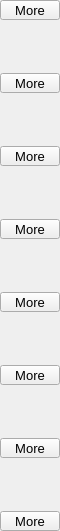
    <widget class="PyDMFrame" name="composite_4">
      <property name="geometry">
        <rect>
          <x>1200</x>
          <y>109</y>
          <width>60</width>
          <height>531</height>
        </rect>
      </property>
      <widget class="PyDMRelatedDisplayButton" name="related_display">
        <property name="geometry">
          <rect>
            <x>0</x>
            <y>0</y>
            <width>60</width>
            <height>20</height>
          </rect>
        </property>
        <property name="toolTip">
          <string>More</string>
        </property>
        <property name="text">
          <string>More</string>
        </property>
        <property name="showIcon" stdset="0">
          <bool>true</bool>
        </property>
        <property name="font" stdset="0">
          <font>
            <pointsize>10</pointsize>
          </font>
        </property>
        <property name="styleSheet">
          <string notr="true">PyDMRelatedDisplayButton#related_display {
  color: rgb(0, 0, 0);
  background-color: rgb(115, 223, 255);
  }</string>
        </property>
        <property name="titles" stdset="0">
          <stringlist>
            <string>Full Overlay</string>
          </stringlist>
        </property>
        <property name="filenames" stdset="0">
          <stringlist>
            <string>OverlayN_V30.ui</string>
          </stringlist>
        </property>
        <property name="macros" stdset="0">
          <stringlist>
            <string>P=${P}, R=${O1}</string>
          </stringlist>
        </property>
        <property name="openInNewWindow" stdset="0">
          <bool>true</bool>
        </property>
      </widget>
      <widget class="PyDMRelatedDisplayButton" name="related_display_1">
        <property name="geometry">
          <rect>
            <x>0</x>
            <y>73</y>
            <width>60</width>
            <height>20</height>
          </rect>
        </property>
        <property name="toolTip">
          <string>More</string>
        </property>
        <property name="text">
          <string>More</string>
        </property>
        <property name="showIcon" stdset="0">
          <bool>true</bool>
        </property>
        <property name="font" stdset="0">
          <font>
            <pointsize>10</pointsize>
          </font>
        </property>
        <property name="styleSheet">
          <string notr="true">PyDMRelatedDisplayButton#related_display_1 {
  color: rgb(0, 0, 0);
  background-color: rgb(115, 223, 255);
  }</string>
        </property>
        <property name="titles" stdset="0">
          <stringlist>
            <string>Full Overlay</string>
          </stringlist>
        </property>
        <property name="filenames" stdset="0">
          <stringlist>
            <string>OverlayN_V30.ui</string>
          </stringlist>
        </property>
        <property name="macros" stdset="0">
          <stringlist>
            <string>P=${P}, R=${O2}</string>
          </stringlist>
        </property>
        <property name="openInNewWindow" stdset="0">
          <bool>true</bool>
        </property>
      </widget>
      <widget class="PyDMRelatedDisplayButton" name="related_display_2">
        <property name="geometry">
          <rect>
            <x>0</x>
            <y>146</y>
            <width>60</width>
            <height>20</height>
          </rect>
        </property>
        <property name="toolTip">
          <string>More</string>
        </property>
        <property name="text">
          <string>More</string>
        </property>
        <property name="showIcon" stdset="0">
          <bool>true</bool>
        </property>
        <property name="font" stdset="0">
          <font>
            <pointsize>10</pointsize>
          </font>
        </property>
        <property name="styleSheet">
          <string notr="true">PyDMRelatedDisplayButton#related_display_2 {
  color: rgb(0, 0, 0);
  background-color: rgb(115, 223, 255);
  }</string>
        </property>
        <property name="titles" stdset="0">
          <stringlist>
            <string>Full Overlay</string>
          </stringlist>
        </property>
        <property name="filenames" stdset="0">
          <stringlist>
            <string>OverlayN_V30.ui</string>
          </stringlist>
        </property>
        <property name="macros" stdset="0">
          <stringlist>
            <string>P=${P}, R=${O3}</string>
          </stringlist>
        </property>
        <property name="openInNewWindow" stdset="0">
          <bool>true</bool>
        </property>
      </widget>
      <widget class="PyDMRelatedDisplayButton" name="related_display_3">
        <property name="geometry">
          <rect>
            <x>0</x>
            <y>219</y>
            <width>60</width>
            <height>20</height>
          </rect>
        </property>
        <property name="toolTip">
          <string>More</string>
        </property>
        <property name="text">
          <string>More</string>
        </property>
        <property name="showIcon" stdset="0">
          <bool>true</bool>
        </property>
        <property name="font" stdset="0">
          <font>
            <pointsize>10</pointsize>
          </font>
        </property>
        <property name="styleSheet">
          <string notr="true">PyDMRelatedDisplayButton#related_display_3 {
  color: rgb(0, 0, 0);
  background-color: rgb(115, 223, 255);
  }</string>
        </property>
        <property name="titles" stdset="0">
          <stringlist>
            <string>Full Overlay</string>
          </stringlist>
        </property>
        <property name="filenames" stdset="0">
          <stringlist>
            <string>OverlayN_V30.ui</string>
          </stringlist>
        </property>
        <property name="macros" stdset="0">
          <stringlist>
            <string>P=${P}, R=${O4}</string>
          </stringlist>
        </property>
        <property name="openInNewWindow" stdset="0">
          <bool>true</bool>
        </property>
      </widget>
      <widget class="PyDMRelatedDisplayButton" name="related_display_4">
        <property name="geometry">
          <rect>
            <x>0</x>
            <y>292</y>
            <width>60</width>
            <height>20</height>
          </rect>
        </property>
        <property name="toolTip">
          <string>More</string>
        </property>
        <property name="text">
          <string>More</string>
        </property>
        <property name="showIcon" stdset="0">
          <bool>true</bool>
        </property>
        <property name="font" stdset="0">
          <font>
            <pointsize>10</pointsize>
          </font>
        </property>
        <property name="styleSheet">
          <string notr="true">PyDMRelatedDisplayButton#related_display_4 {
  color: rgb(0, 0, 0);
  background-color: rgb(115, 223, 255);
  }</string>
        </property>
        <property name="titles" stdset="0">
          <stringlist>
            <string>Full Overlay</string>
          </stringlist>
        </property>
        <property name="filenames" stdset="0">
          <stringlist>
            <string>OverlayN_V30.ui</string>
          </stringlist>
        </property>
        <property name="macros" stdset="0">
          <stringlist>
            <string>P=${P}, R=${O5}</string>
          </stringlist>
        </property>
        <property name="openInNewWindow" stdset="0">
          <bool>true</bool>
        </property>
      </widget>
      <widget class="PyDMRelatedDisplayButton" name="related_display_5">
        <property name="geometry">
          <rect>
            <x>0</x>
            <y>365</y>
            <width>60</width>
            <height>20</height>
          </rect>
        </property>
        <property name="toolTip">
          <string>More</string>
        </property>
        <property name="text">
          <string>More</string>
        </property>
        <property name="showIcon" stdset="0">
          <bool>true</bool>
        </property>
        <property name="font" stdset="0">
          <font>
            <pointsize>10</pointsize>
          </font>
        </property>
        <property name="styleSheet">
          <string notr="true">PyDMRelatedDisplayButton#related_display_5 {
  color: rgb(0, 0, 0);
  background-color: rgb(115, 223, 255);
  }</string>
        </property>
        <property name="titles" stdset="0">
          <stringlist>
            <string>Full Overlay</string>
          </stringlist>
        </property>
        <property name="filenames" stdset="0">
          <stringlist>
            <string>OverlayN_V30.ui</string>
          </stringlist>
        </property>
        <property name="macros" stdset="0">
          <stringlist>
            <string>P=${P}, R=${O6}</string>
          </stringlist>
        </property>
        <property name="openInNewWindow" stdset="0">
          <bool>true</bool>
        </property>
      </widget>
      <widget class="PyDMRelatedDisplayButton" name="related_display_6">
        <property name="geometry">
          <rect>
            <x>0</x>
            <y>438</y>
            <width>60</width>
            <height>20</height>
          </rect>
        </property>
        <property name="toolTip">
          <string>More</string>
        </property>
        <property name="text">
          <string>More</string>
        </property>
        <property name="showIcon" stdset="0">
          <bool>true</bool>
        </property>
        <property name="font" stdset="0">
          <font>
            <pointsize>10</pointsize>
          </font>
        </property>
        <property name="styleSheet">
          <string notr="true">PyDMRelatedDisplayButton#related_display_6 {
  color: rgb(0, 0, 0);
  background-color: rgb(115, 223, 255);
  }</string>
        </property>
        <property name="titles" stdset="0">
          <stringlist>
            <string>Full Overlay</string>
          </stringlist>
        </property>
        <property name="filenames" stdset="0">
          <stringlist>
            <string>OverlayN_V30.ui</string>
          </stringlist>
        </property>
        <property name="macros" stdset="0">
          <stringlist>
            <string>P=${P}, R=${O7}</string>
          </stringlist>
        </property>
        <property name="openInNewWindow" stdset="0">
          <bool>true</bool>
        </property>
      </widget>
      <widget class="PyDMRelatedDisplayButton" name="related_display_7">
        <property name="geometry">
          <rect>
            <x>0</x>
            <y>511</y>
            <width>60</width>
            <height>20</height>
          </rect>
        </property>
        <property name="toolTip">
          <string>More</string>
        </property>
        <property name="text">
          <string>More</string>
        </property>
        <property name="showIcon" stdset="0">
          <bool>true</bool>
        </property>
        <property name="font" stdset="0">
          <font>
            <pointsize>10</pointsize>
          </font>
        </property>
        <property name="styleSheet">
          <string notr="true">PyDMRelatedDisplayButton#related_display_7 {
  color: rgb(0, 0, 0);
  background-color: rgb(115, 223, 255);
  }</string>
        </property>
        <property name="titles" stdset="0">
          <stringlist>
            <string>Full Overlay</string>
          </stringlist>
        </property>
        <property name="filenames" stdset="0">
          <stringlist>
            <string>OverlayN_V30.ui</string>
          </stringlist>
        </property>
        <property name="macros" stdset="0">
          <stringlist>
            <string>P=${P}, R=${O8}</string>
          </stringlist>
        </property>
        <property name="openInNewWindow" stdset="0">
          <bool>true</bool>
        </property>
      </widget>
    </widget>
